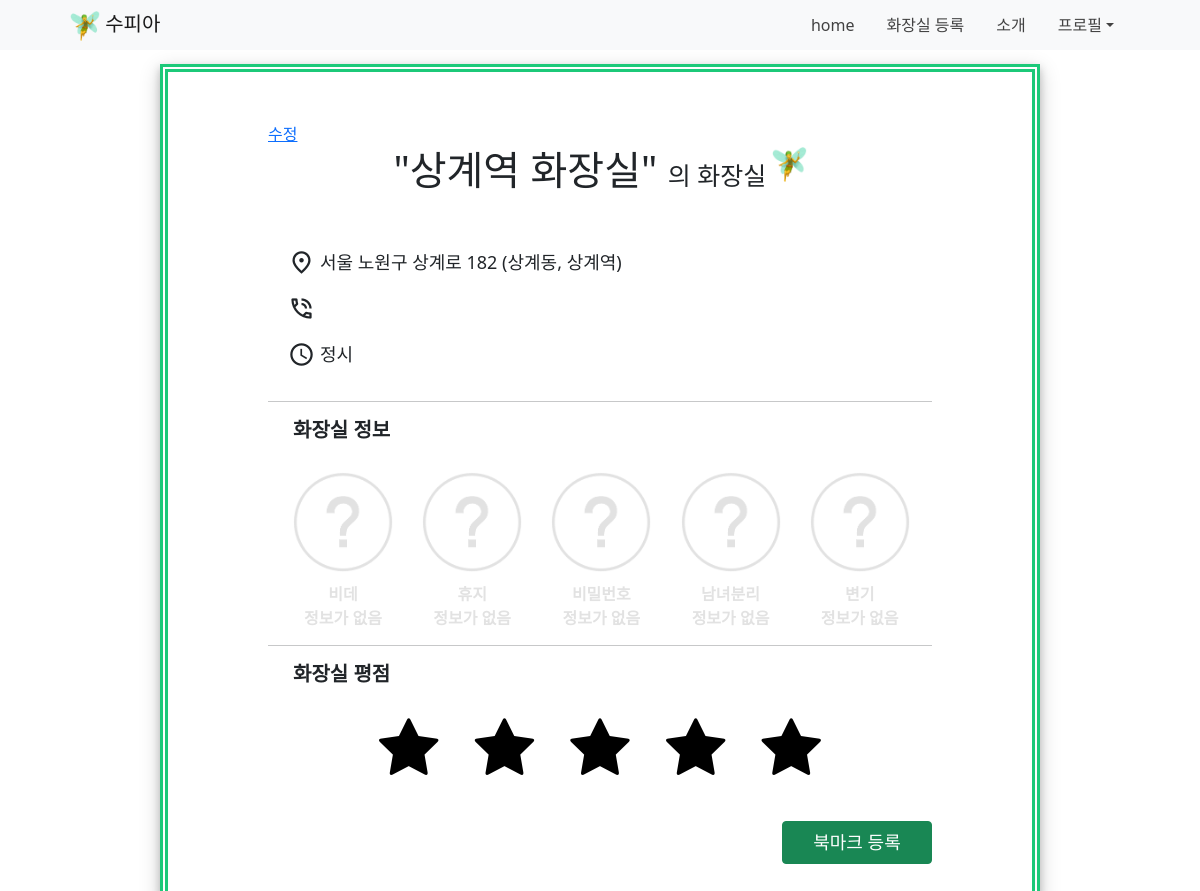
/1691/ (signed in), run on an earlier commit of the app's database.
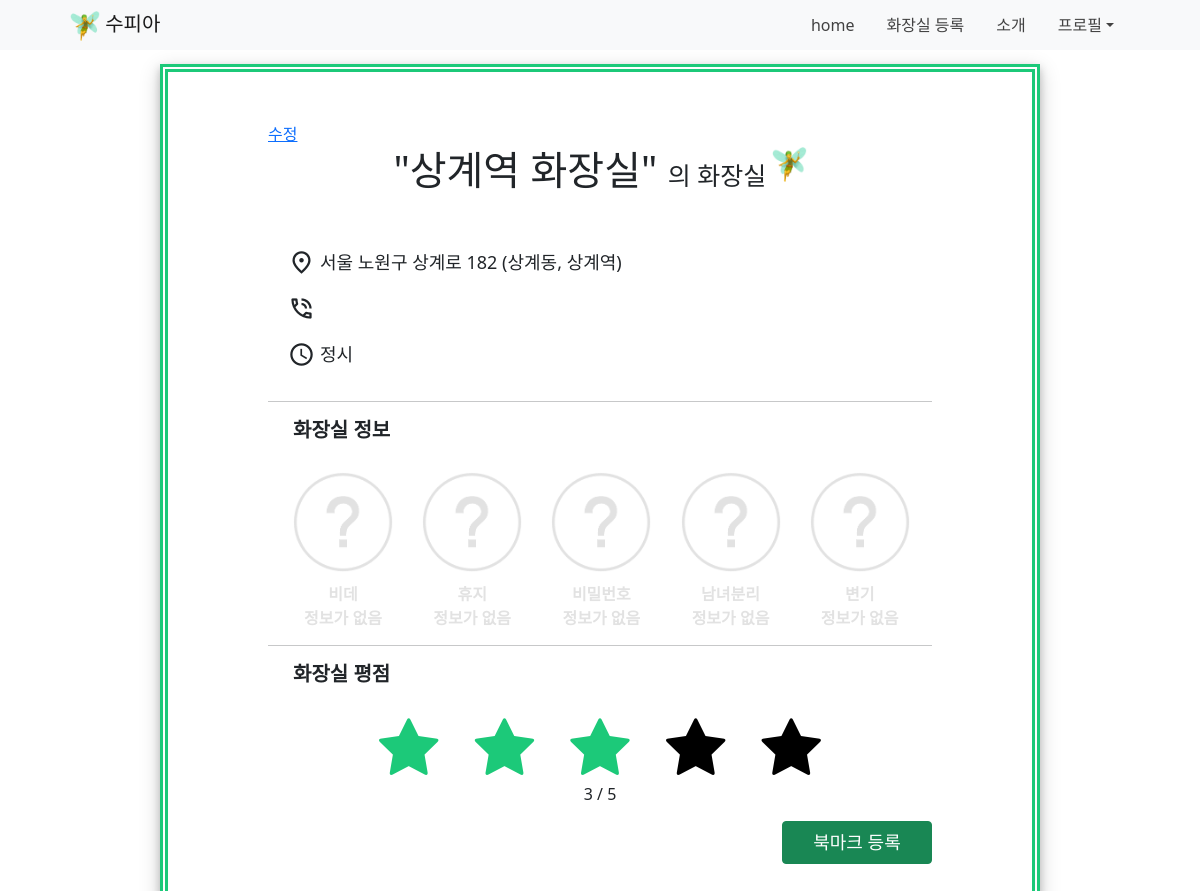
And on a later commit of the database.
### toilet/models.py (models this page shows, shortened)
class ToiletInfo(models.Model):
    squat = 0 # 좌변기
    toilet = 1 # 양변기
    unknown = 3
    TTYPE_CHOICE = [(squat, '좌변기'), (toilet, '양변기')]
    id = models.AutoField(primary_key=True)
    tname=models.CharField(max_length=200)
    tlocation=models.CharField(max_length=300)
    tlat = models.FloatField() #위도
    tlong = models.FloatField() #경도
    tnumber=models.CharField(max_length=200,null=True)
    topen=models.CharField(max_length=200,null=True)
    tbidget=models.BooleanField(null=True)
    tpaper=models.BooleanField(null=True)
    tpassword=models.BooleanField(null=True)
    tpublic=models.BooleanField(null=True)
    ttype=models.IntegerField(choices=TTYPE_CHOICE,
                                blank=True,
                                null=True,
                                default=unknown)

class Comment(models.Model):
    score=models.IntegerField(validators=[MinValueValidator(1), MaxValueValidator(5)])
    author = models.ForeignKey(User, on_delete=models.CASCADE)
    toilet = models.ForeignKey(ToiletInfo, on_delete=models.CASCADE)

### toilet/views.py (the view)
# urls.py: path('<int:id>/',views.info, name='info'),
def info(request, id):
    if request.method == "POST":
        registForm = CommentForm(request.POST)
        if registForm.is_valid():
            rating = registForm.save(commit=False)
            uid = request.user.id
            print(uid)
            tid = request.POST.get('tid')
            rating.score = request.POST.get('score')
            rating.author = get_object_or_404(User, pk=uid)
            rating.toilet = get_object_or_404(ToiletInfo, pk=tid)
            rating.save()
            print("<<<<<<<<<<<<<<<<<<<<<<<<<<<<<<<<<<<<<<<<")
            return JsonResponse({'success': 'true', 'score': rating.score}, safe=False)
        else:
            print(registForm.errors)
            print("<<<<<<<<<<<<<<<<<<<<<<<<<<<<<<<<<<<<<<<<")
            print(registForm.non_field_errors)
    else:
        toilet = get_object_or_404(ToiletInfo, pk=id)
        uid = request.user.id
        user = get_object_or_404(User, pk=uid)
        try:
            comment_exist = Comment.objects.get(author=user, toilet=toilet)
        except:
            comment_exist = None
        try:
            bookmark_exist = Bookmarks.objects.get(user=user, toilet=toilet)
        except:
            bookmark_exist = None
        context = {'toilet': toilet, 'comment_exist':comment_exist,'bookmark_exist': bookmark_exist}
        return render(request, 'toilet/info.html', context)

### templates/toilet/info.html (shortened to what this page needs)
{% extends '../base.html' %}
{% load static %}
{% block content %}
    <div class="info_container">
        <a href="{% url 'toilet:edit' toilet.id %}">수정</a>
        <div class="sub">
            <h1>"{{ toilet.tname }}" <text style="font-size: 25px;">의 화장실</text>
                <img src="{% static 'img/fairy.png' %}">
            </h1><br>
            <div class="info_plus">
                <p><span class="material-icons-outlined">place</span>{{ toilet.tlocation }}</p>
                <p><span class="material-icons-outlined">phone_in_talk</span> {{ toilet.tnumber }}</p>
                <p><span class="material-icons-outlined">schedule </span> {{ toilet.topen }}</p>
            </div>
        </div>
        <hr size="3.5" style="margin-top: 30px;">
        <div class="info_badge">
            <h5 >화장실 정보</h5>
            <div class="badge_container">
                {% if toilet.tbidget == True %}
                    <img src="{% static 'img/badge/bidet.png' %}">
                    <text>비데</text>
                {% elif toilet.tbidget == False %}
                    <img src="{% static 'img/badge/bidet_N.png' %}">
                    <text id="biget_x">비데</text>
                {% else %}
                    <img src="{% static 'img/badge/question.png' %}">
                    <text id="biget_xx">비데<BR>정보가 없음</text>
                {% endif %}
            </div>
            <div class="badge_container">
                {% if toilet.tpaper == True %}
                    <img src="{% static 'img/badge/tissue.png' %}">
                    <text>휴지</text>
                {% elif toilet.tpaper == False %}
                    <img src="{% static 'img/badge/tissue_N.png' %}">
                    <text id="biget_x">휴지</text>
                {% else %}
                    <img src="{% static 'img/badge/question.png' %}">
                    <text id="biget_xx">휴지<BR>정보가 없음</text>
                {% endif %}
            </div>
            <div class="badge_container">
                {% if toilet.tpassword == True %}
                    <img src="{% static 'img/badge/pw.png' %}">
                    <text>비밀번호</text>
                {% elif toilet.tpassword == False %}
                    <img src="{% static 'img/badge/pw_N.png' %}">
                    <text id="biget_x">비밀번호</text>
                {% else %}
                    <img src="{% static 'img/badge/question.png' %}">
                    <text id="biget_xx">비밀번호<BR>정보가 없음</text>
                {% endif %}
            </div>
            <div class="badge_container">
                {% if toilet.tpublic == True %}
                    <img src="{% static 'img/badge/mw.png' %}">
                    <text>남녀분리</text>
                {% elif toilet.tpublic == False %}
                    <img src="{% static 'img/badge/mw_N.png' %}">
                    <text id="biget_x">남녀분리</text>
                {% else %}
                    <img src="{% static 'img/badge/question.png' %}">
                    <text id="biget_xx">남녀분리<BR>정보가 없음</text>
                {% endif %}
            </div>
            <div class="badge_container">
                {% if toilet.ttype == 0 %}
                    <img src="{% static 'img/badge/squat.png' %}">
                    <text>좌변기</text>
                {% elif toilet.ttype == 1 %}
                    <img src="{% static 'img/badge/toilet.png' %}">
                    <text>양변기</text>
                </div>
                {% else %}
                    <img src="{% static 'img/badge/question.png' %}">
                    <text id="biget_xx">변기<BR>정보가 없음</text>
                {% endif %}
            </div>
        </div>
        <hr size="3.5" style="margin-top: 15px;">
        {% if user.is_authenticated %}
        <div class="ratings">
            <h5>화장실 평점</h5>
            <div class="col text-center">
                {% if comment_exist %}
                <div class="rated-form">
                    <button type="submit" class="fa fa-star fa-4x" id="first"></button>
                    <button type="submit" class="fa fa-star fa-4x" id="second"></button>
                    <button type="submit" class="fa fa-star fa-4x" id="third"></button>
                    <button type="submit" class="fa fa-star fa-4x" id="fourth"></button>
                    <button type="submit" class="fa fa-star fa-4x" id="fifth"></button>
                </div>
                <div><span id="rated-score">{{comment_exist.score}}</span> / 5</div>
                {% else %}
                <form action="{% url 'toilet:info' toilet.id %}" method="POST" class="rate-form" id="{{toilet.id}}">
                    <button type="submit" class="fa fa-star fa-4x" id="first"></button>
                    <button type="submit" class="fa fa-star fa-4x" id="second"></button>
                    <button type="submit" class="fa fa-star fa-4x" id="third"></button>
                    <button type="submit" class="fa fa-star fa-4x" id="fourth"></button>
                    <button type="submit" class="fa fa-star fa-4x" id="fifth"></button>
                </form>
                <br>
                {% endif %}
            </div>
        </div>
        {% else %}
        <div class="not_auth">
            <h6>
                리뷰 작성을 위해 <a href="{% url 'users:join' %}">회원가입</a> 또는 <a href="{% url 'users:login' %}">로그인</a>을 진행해주세요.
            </h6>
        </div>
        {% endif %}
        <div  class ="bookmark">
            <form action="/addBookmark/{{ toilet.id }}/" method="post">
                {% if bookmark_exist == None%}
                    <input class="btn btn-success" id="doneBtn" type="submit" value="북마크 등록">
                {% else %}
                    <input class="btn btn-danger" id="doneBtn" type="submit" value="북마크 취소">
                {% endif %}
            </form>
        </div>
    </div>
{% endblock %}

### templates/base.html (shortened to what this page needs)
{% load static %}
<!DOCTYPE html>
<html lang="ko">
    <head>
        <link rel="stylesheet" href="https://cdnjs.cloudflare.com/ajax/libs/font-awesome/4.7.0/css/font-awesome.min.css">
        <link href="https://cdn.jsdelivr.net/npm/bootstrap@5.1.3/dist/css/bootstrap.min.css" rel="stylesheet">
        <link rel="stylesheet" type="text/css" href="{% static 'css/style.css' %}">
    </head>
    <body>
        <header>
            <nav class="navbar navbar-expand-lg navbar-light bg-light" id="navbar">
                <div class="container-fluid">
                  <a class="navbar-brand nav-logo header_logo" href="{% url 'toilet:home' %}">
                      <img src="{% static 'img/fairy.png' %}" class="log-img">
                    수피아</a>
                  <div class="navd collapse navbar-collapse" id="navbarTogglerDemo02">
                    <ul class="n">
                    <li class="nav-item">
                        <a class="nav-link" href="{% url 'toilet:home' %}">home</a>
                    </li>
                    {% if user.is_authenticated %}
                    <li class="nav-item">
                        <a class="nav-link" href="{% url 'toilet:add' %}"> 화장실 등록</a>
                    </li>
                    {% endif %}
                    <li class="nav-item">
                        <a class="nav-link" href="{% url 'toilet:intro' %}">소개</a>
                    </li>
                    <li class="nav-item dropdown">
                        {% if user.is_authenticated %}
                        <a class="nav-link dropdown-toggle" data-bs-toggle="dropdown" href="#" role="button" aria-expanded="false">프로필</a>
                        {% endif %}
                    </li>
                  </ul>
                </div>
                </div>
              </nav>
        </header>
<section id="section">
    {% block content %}
    {% endblock %}
</section>
</body>
</html>

### static/css/style.css (style rules this page uses)
html, body { width: 100%; height: 100%; }
img { -webkit-user-select: none; }
header { width: 100vw; height: 8vh; }
#section { width: 100%; height: 90%; z-index: 1; }
select, input { cursor: default; }
.nav-item { margin: 5px 10px; }
.nav-logo { color: #1cc979; text-decoration: none; }
.nav-item { margin: 5px 0px; }
.navbar > .container-fluid { padding: 0 70px; }
#navbar { padding: 0%; z-index: 2; }
.navd { width: 40vw; display: inline-block; float: right; }
.n { float: right; list-style: none; margin: 0px; margin-left: auto; }
.n li { float: left; }
.nav-item a { color: rgb(66, 66, 66); size: 20px; }
.log-img { width: 30px; height: 30px; }
#doneBtn { width: 150px; margin: -25px auto; float: right; padding: 7px; font-size: 18px; }
.checked { color: #1cc979; }
.info_container { width: 55rem; padding: 50px 30px; margin: 0 auto; float: none; margin-bottom: 10px; box-shadow: 0 4px 8px 0 rgba(0, 0, 0, 0.2), 0 6px 20px 0 rgba(0, 0, 0, 0.19); padding-left: 100px; padding-right: 100px; position: relative; border: double 8px; border-color: #1cc979; }
.sub h1 { font-size: 40px; text-align: center; }
.sub img { width: 35px; margin: 0 0 20px -5px; }
.info_plus { margin: 15px auto; }
.info_plus p { font-size: 18px; padding-bottom: 3px; display: flex; }
.info_plus span { margin-left: 20px; margin-right: 5px; font-size:27px; }
.ratings { padding-bottom: 40px; }
.info_badge h5, .ratings h5 { margin-left: 25px; font-weight: 700; margin-bottom: 30px; }
.badge_container { text-align: center; font-weight: bold; display: inline-table; width: 100px; height: 150px; margin-left: 25px; }
.badge_container img { width: 100px; margin-bottom: 10px; }
.badge_container #biget_xx { color: #e2e2e2; }
.ratings button { background-color: white; border: none; margin: auto 10px; margin-top: 0px; }

What changed in the data, as far as the page shows it:
added Comment: score "3"
Also different on the page:
text now shown: "/ 5"
